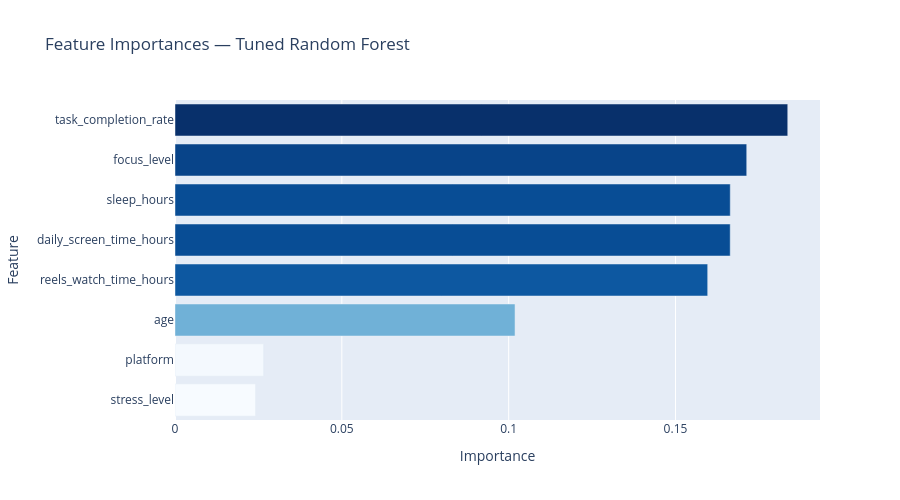

Here is the notebook cell this chart was saved with:
### Markdown cell above
### Feature Importance Visualization

### Code cell
imp_df = pd.DataFrame({
    'Feature': x.columns,
    'Importance': best_rf.feature_importances_
}).sort_values('Importance', ascending=True)

fig = px.bar(imp_df, x='Importance', y='Feature', orientation='h',
             title='Feature Importances — Tuned Random Forest',
             color='Importance', color_continuous_scale='Blues')
fig.update_layout(coloraxis_showscale=False, height=500)
fig.show()
print("Features with the highest importance are the strongest drivers of attention span score")

### Figure 1 — Plotly figure (JSON) as saved in the notebook; plotly's stock layout.template omitted (floating-point values rounded to 4 significant figures)
{"data": [{"hovertemplate": "Importance=%{marker.color}<br>Feature=%{y}<extra></extra>", "legendgroup": "", "marker": {"color": [0.02411, 0.02654, 0.1019, 0.1596, 0.1664, 0.1664, 0.1713, 0.1836], "coloraxis": "coloraxis", "pattern": {"shape": ""}}, "name": "", "orientation": "h", "showlegend": false, "textposition": "auto", "type": "bar", "x": [0.02411, 0.02654, 0.1019, 0.1596, 0.1664, 0.1664, 0.1713, 0.1836], "xaxis": "x", "y": ["stress_level", "platform", "age", "reels_watch_time_hours", "daily_screen_time_hours", "sleep_hours", "focus_level", "task_completion_rate"], "yaxis": "y"}], "layout": {"barmode": "relative", "coloraxis": {"colorbar": {"title": {"text": "Importance"}}, "colorscale": [[0, "rgb(247,251,255)"], [0.125, "rgb(222,235,247)"], [0.25, "rgb(198,219,239)"], [0.375, "rgb(158,202,225)"], [0.5, "rgb(107,174,214)"], [0.625, "rgb(66,146,198)"], [0.75, "rgb(33,113,181)"], [0.875, "rgb(8,81,156)"], [1, "rgb(8,48,107)"]], "showscale": false}, "height": 500, "legend": {"tracegroupgap": 0}, "title": {"text": "Feature Importances — Tuned Random Forest"}, "xaxis": {"anchor": "y", "domain": [0, 1], "title": {"text": "Importance"}}, "yaxis": {"anchor": "x", "domain": [0, 1], "title": {"text": "Feature"}}}}
